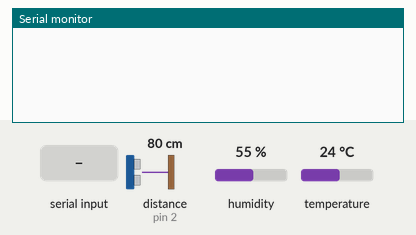
Bench run of a sketch on a simulated Arduino Uno, built with avr-gcc and run on an emulated ATmega328P. Parts: the last lines printed to the serial monitor. The test bench sets the inputs (shaded band); at power-on: distance to the obstacle (sensor on pin 2) 80 cm, humidity 55 %, temperature 24 °C. The echo pulse lasts 58.3 µs per cm.

Above: at 1.5 s.
1.6 s: "ripple" received over Serial
At 3.2 s:
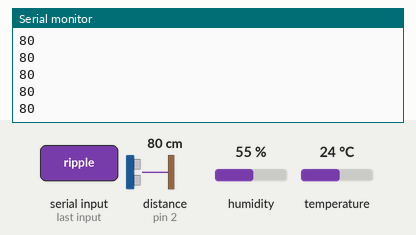
3.5 s: "dht" received over Serial
At 4.5 s:
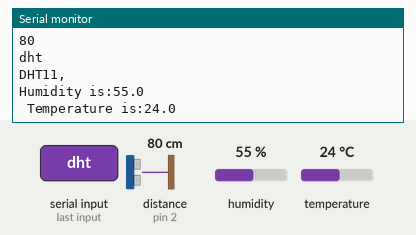

Measured:
- after the input at 1.6 s, the serial monitor: prints a new line after 0.40 s (image 1)
- after the input at 3.5 s, the serial monitor: prints a new line after 0.08 s (image 2)

The sketch:

rippleSence_arduino.ino
```cpp
#include <dht.h>


int tx=1;
int rx=0;
char inSerial[15];
dht DHT;
#define DHT11_PIN 4
#define echoPin 2 // Echo Pin
#define trigPin 3 // Trigger Pin
int maximumRange = 350; // Maximum range needed
int minimumRange = 0; // Minimum range needed
long duration, distance; // Duration used to calculate distance


void setup(){
  Serial.begin(9600);
  pinMode(tx, OUTPUT);
  pinMode(rx, INPUT);
  pinMode(trigPin, OUTPUT);
  pinMode(echoPin, INPUT);


}

void loop(){
    int i=0;
    int m=0;
    delay(500);
    if (Serial.available() > 0) {
       while (Serial.available() > 0) {
         inSerial[i]=Serial.read();
         i++;
       }
       inSerial[i]='\0';
      Check_Protocol(inSerial);
     }

     }


void Check_Protocol(char inStr[]){
  int i=0;
  int m=0;
  Serial.println(inStr);


   if(!strcmp(inStr,"ripple")){      //sensor on
    int done =0;
    Serial.println("sensor on, reading values");
    while (done < 15){

     digitalWrite(trigPin, LOW);
     delayMicroseconds(2);

     digitalWrite(trigPin, HIGH);
     delayMicroseconds(10);

     digitalWrite(trigPin, LOW);
     duration = pulseIn(echoPin, HIGH);
     distance = duration/58.2;
     if(distance > maximumRange || distance < minimumRange){
      Serial.println("out of range");
     }
     else{

     Serial.println(distance);
     done++;
     }
    }

    for(m=0;m<11;m++){
      inStr[m]=0;}
       i=0;
       }
       else if(!strcmp(inStr,"dht")){

         Serial.print("DHT11, \n");
  int chk = DHT.read11(DHT11_PIN);

  // display current sensor readings
  Serial.print("Humidity is:");
  Serial.print(DHT.humidity, 1);
  Serial.print("\n Temperature is:");
  Serial.println(DHT.temperature, 1);


  delay(2000);


        }

    else{
    for(m=0;m<11;m++){
      inStr[m]=0;
    }
    i=0;

}
}
```
